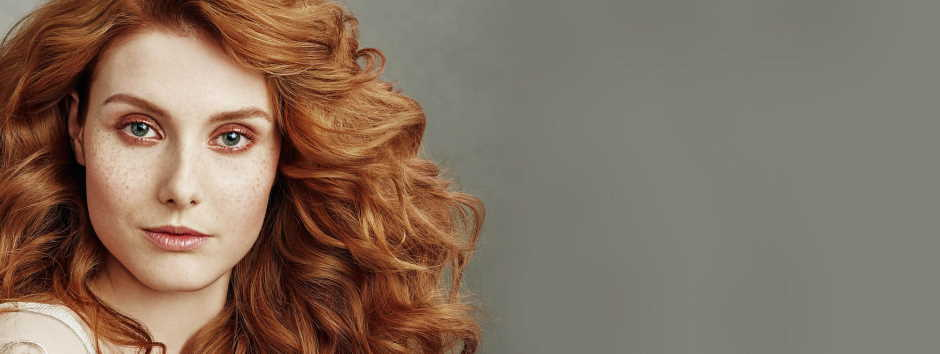
#> input picture images/read_write.jpg, 940 x 354 px
$ python histogram.py
#> lines starting #> are read from the running program, lines starting #| are printed output that depends on the picture
# -*- coding: utf-8 -*-
"""
Author - Kanak Kawadiwale on Thu Nov  5 20:03:43 2020
@author: ag
"""
import numpy as np
from matplotlib import pyplot as plt
import cv2 as cv

#Plotting histograms using matplotlib library
img = cv.imread('images/read_write.jpg')
#> img is the input picture: shape (354, 940, 3); mean B, G, R 96.6, 112, 131.5

#raw pixel data of the image in numercial form
ravel_data = img.ravel()

plt.hist(ravel_data,256,[0,256]); plt.show()
#> after `plt.hist(ravel_data, 256, [0, 256])`:
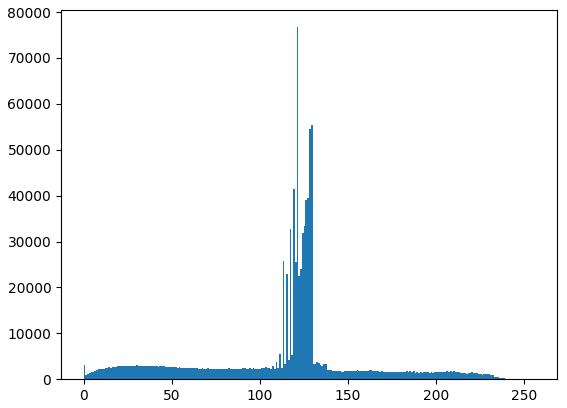
#> figure drawn by matplotlib, 1 panel; tallest bar 76695 high, from x = 121 to 122

#Considering the color standard of RGB.
colorspace = ('b','g','r')

for iterate,col in enumerate(colorspace):

    rgb_histogram = cv.calcHist([img],[iterate],None,[256],[0,256])

    plt.plot(rgb_histogram,color = col)

    plt.xlim([0,256])

plt.show()
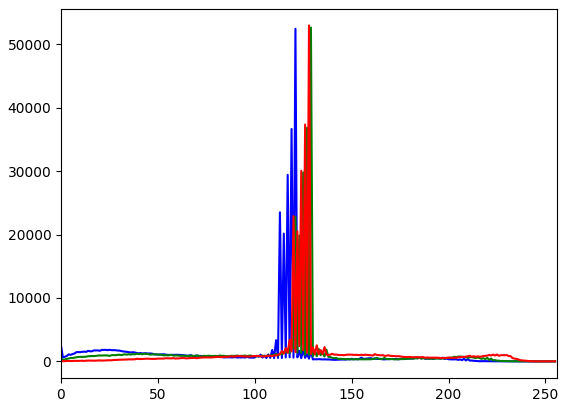
#> figure drawn by matplotlib, 1 panel; curve peaks at x = 121, y = 52454; curve peaks at x = 129, y = 52661; curve peaks at x = 128, y = 52993

cv.imshow("original image", img)
cv.waitKey(0)
cv.destroyAllWindows()

$ run again, with images/histogram2.jpg copied over images/read_write.jpg
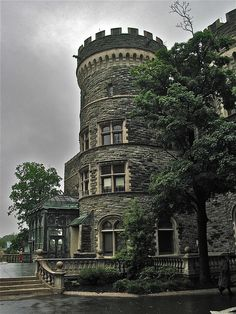
#> input picture images/histogram2.jpg, 236 x 314 px
#> img is the input picture: shape (314, 236, 3); mean B, G, R 87.4, 93.6, 91.7
#> `plt.hist(ravel_data, 256, [0, 256])`:
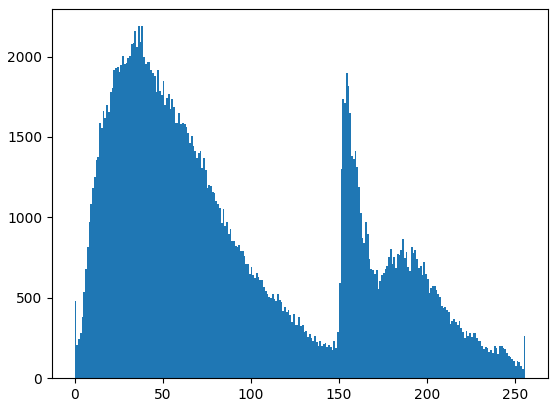
#> figure drawn by matplotlib, 1 panel; tallest bar 2189 high, from x = 38 to 39
#> `plt.show()`:
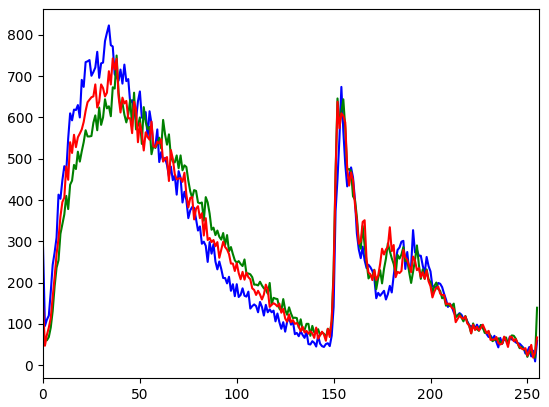
#> figure drawn by matplotlib, 1 panel; curve peaks at x = 34, y = 823; curve peaks at x = 38, y = 750; curve peaks at x = 36, y = 743
